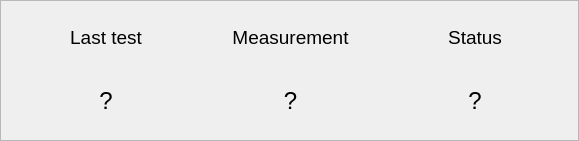
  <widget class="QFrame" name="fSlot_2">
   <property name="geometry">
    <rect>
     <x>24</x>
     <y>340</y>
     <width>579</width>
     <height>141</height>
    </rect>
   </property>
   <property name="autoFillBackground">
    <bool>false</bool>
   </property>
   <property name="styleSheet">
    <string notr="true"/>
   </property>
   <property name="frameShape">
    <enum>QFrame::StyledPanel</enum>
   </property>
   <property name="frameShadow">
    <enum>QFrame::Raised</enum>
   </property>
   <widget class="QWidget" name="gridLayoutWidget_3">
    <property name="geometry">
     <rect>
      <x>14</x>
      <y>6</y>
      <width>553</width>
      <height>126</height>
     </rect>
    </property>
    <property name="font">
     <font>
      <pointsize>14</pointsize>
     </font>
    </property>
    <layout class="QGridLayout" name="table_PN_test_2">
     <property name="sizeConstraint">
      <enum>QLayout::SetDefaultConstraint</enum>
     </property>
     <property name="spacing">
      <number>1</number>
     </property>
     <item row="1" column="2">
      <widget class="QLabel" name="lbl_ResultTest_2">
       <property name="font">
        <font>
         <pointsize>18</pointsize>
        </font>
       </property>
       <property name="text">
        <string>?</string>
       </property>
       <property name="alignment">
        <set>Qt::AlignCenter</set>
       </property>
      </widget>
     </item>
     <item row="0" column="0">
      <widget class="QLabel" name="lbl_lbl_test_no_2">
       <property name="font">
        <font>
         <pointsize>14</pointsize>
        </font>
       </property>
       <property name="text">
        <string>Last test</string>
       </property>
       <property name="alignment">
        <set>Qt::AlignCenter</set>
       </property>
      </widget>
     </item>
     <item row="1" column="0">
      <widget class="QLabel" name="lbl_test_no_2">
       <property name="font">
        <font>
         <pointsize>18</pointsize>
        </font>
       </property>
       <property name="text">
        <string>?</string>
       </property>
       <property name="alignment">
        <set>Qt::AlignCenter</set>
       </property>
      </widget>
     </item>
     <item row="0" column="2">
      <widget class="QLabel" name="lbl_lbl_ResultTest_2">
       <property name="font">
        <font>
         <pointsize>14</pointsize>
        </font>
       </property>
       <property name="text">
        <string>Status</string>
       </property>
       <property name="alignment">
        <set>Qt::AlignCenter</set>
       </property>
      </widget>
     </item>
     <item row="0" column="1">
      <widget class="QLabel" name="lbl_lbl_measurement_2">
       <property name="font">
        <font>
         <pointsize>14</pointsize>
        </font>
       </property>
       <property name="text">
        <string>Measurement</string>
       </property>
       <property name="alignment">
        <set>Qt::AlignCenter</set>
       </property>
      </widget>
     </item>
     <item row="1" column="1">
      <widget class="QLabel" name="lbl_measurement_2">
       <property name="font">
        <font>
         <pointsize>18</pointsize>
        </font>
       </property>
       <property name="text">
        <string>?</string>
       </property>
       <property name="alignment">
        <set>Qt::AlignCenter</set>
       </property>
      </widget>
     </item>
    </layout>
   </widget>
  </widget>
